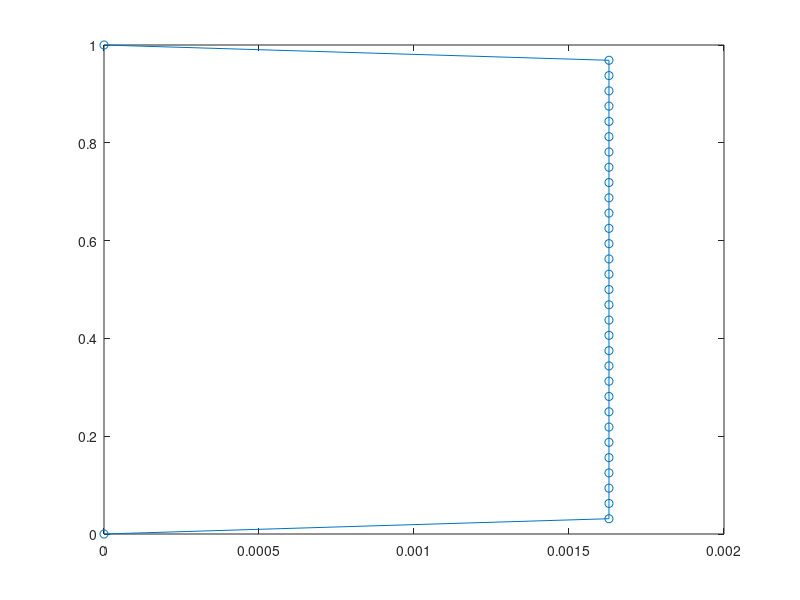

Recreate this plot in MATLAB. (Note: this script raises an error after producing the figure.)
clc
clear all
close all

%This program creates animation of evolving velocity in a 
%2D channel flow btw parallel plates
%(i)  Both stationary 
%(ii) bottom plate stationary and top plate moving
%(iii) both plates in relative motion

%----------------------------------------------------
%PARAMETERS
%----------------------------------------------------
h = 1;             %distance btw two plates
dpbydx = -2.0;      %pressure gradient in x-direction
fbx   = 0.4;       %Bodyforce in x-direction
mu    = 0.6;       %Molecular Viscosity
rho   = 0.56;      %density
U1  = 0.0;         %Velocity of bottom plate
U2 = 0.0;           %Velocity of top plate
N = 32;             %no of intervals
alpha = 0.45;       % Numerical diffusion number 

%Kinematic Viscosity
nu = mu/rho;

%Number of time steps
nstep = 2000

%GRID
dy = h/N;
%Step size 
dt = alpha*dy*dy/nu;

%initialize the grid 

for i = 1:N+1
    Y(i) = (i-1)*dy;
    u(i) = 0.0;
end

t = 0.0;
%----------------------------------------------------
%BOUNDARY COND
%----------------------------------------------------

u(1) = U1;
u(N) = U2;


%Main loop(Time marching)

for step = 1:nstep
    t = t+dt;
    unew(1) = U1;
    for i = 2:N
    unew(i) = (1-2*alpha)*u(i)+alpha*u(i-1)+alpha*u(i+1)...
               +dt*(fbx-dpbydx/rho);
    end
    
    unew(N+1) = U2;
    u = unew;
    
    
    if(step==1)
        Handle1 = plot(u,Y,'o-');
        set(Handle1,'erasemode','xor')
        set(gca,'fontsize',15)
        axis([0 0.8 0 h])
        xlabel('u','fontsize',15)
        ylabel('y','fontsize',15)
    else
        set(Handle1,'XData',u,'YData',Y);
        pause(0.02)
        drawnow
    end
    
   step
end
    
    
    





